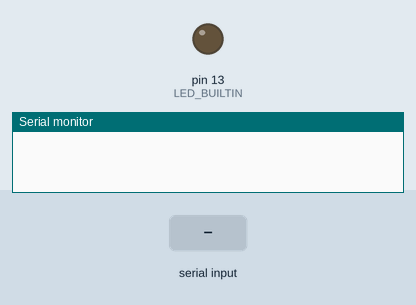
Simulated run of this sketch. Board: Arduino Uno, built with avr-gcc and run on an emulated ATmega328P. Shown: output pins drawn as LEDs (lit = HIGH), the last lines printed to the serial monitor. The inputs (shaded band) are chosen by the test bench.

Above: at 6.2 s.
6.3 s: "1" received over the second serial link
At 8.0 s:
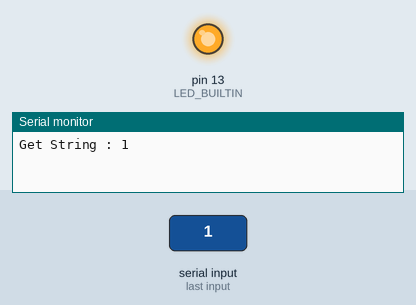
9.3 s: "0" received over the second serial link
At 12.0 s:
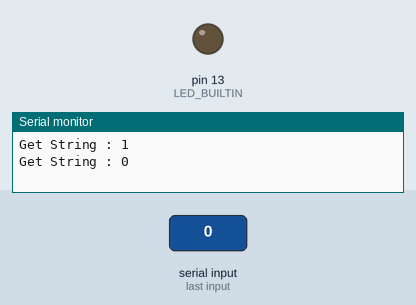
12.3 s: "2" received over the second serial link
At 13.8 s:
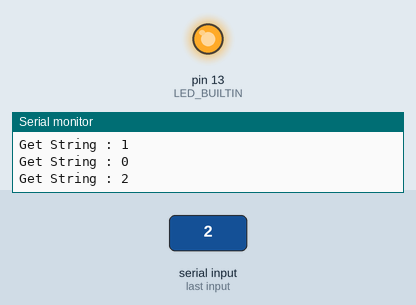
Timing chart, 0 to 15.8 s (numbered marks = the images above; inputs shaded):
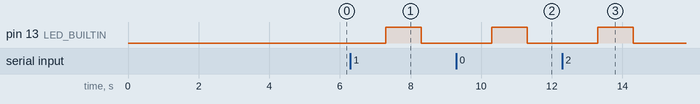

The sketch:

arduinoCommunication.ino
```cpp
#include <SoftwareSerial.h>
SoftwareSerial ESP8266(2, 3); //RX, TX


void setup() {
  pinMode(LED_BUILTIN, OUTPUT);
  // put your setup code here, to run once:
  Serial.begin(9600);
  ESP8266.begin(9600);
  delay(5000);
}

void loop() {
  // put your main code here, to run repeatedly:
  String income = "";
  bool readFromESP8266 = false;
  while (ESP8266.available()) {
    income = ESP8266.readString();
    readFromESP8266 = true;
  }

  if (readFromESP8266) {
    Serial.println("Get String : " + income);
    digitalWrite(LED_BUILTIN, HIGH);   // turn the LED on (HIGH is the voltage level)
    delay(1000);                       // wait for a second
    digitalWrite(LED_BUILTIN, LOW);    // turn the LED off by making the voltage LOW
    delay(1000);
  }
}
```

Measured:
- after the input at 6.3 s, pin 13 (LED_BUILTIN): LOW → HIGH after 1.0 s, → LOW 1.0 s later
- after the input at 9.3 s, pin 13 (LED_BUILTIN): LOW → HIGH after 1.0 s, → LOW 1.0 s later
- after the input at 12.3 s, pin 13 (LED_BUILTIN): LOW → HIGH after 1.0 s, → LOW 1.0 s later
